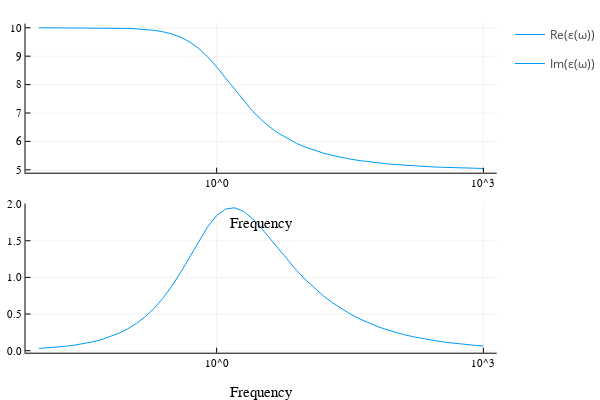

Source (notebook cell):
### Code cell
omega = exp10.(-2:.1:3)
eps_s = 10.
eps_inf = 5.
tau = 1.
beta = 0.6

m = ColeDavidson(eps_s, eps_inf, tau, beta)
ε = m.(omega)

plot(omega, [real(ε) imag(ε)], label=["Re(ε(ω))" "Im(ε(ω))"], xlabel="Frequency", layout=(2, 1), xaxis=:log10)

### Figure 1 — Plotly figure (JSON) as saved in the notebook; plotly's stock layout.template omitted (floating-point values rounded to 4 significant figures)
{"data": [{"colorbar": {"title": ""}, "legendgroup": "Re(ε(ω))", "line": {"color": "rgba(0, 154, 250, 1.000)", "dash": "solid", "shape": "linear", "width": 1}, "mode": "lines", "name": "Re(ε(ω))", "showlegend": true, "type": "scatter", "x": [0.01, 0.01259, 0.01585, 0.01995, 0.02512, 0.03162, 0.03981, 0.05012, 0.0631, 0.07943, 0.1, 0.1259, 0.1585, 0.1995, 0.2512, 0.3162, 0.3981, 0.5012, 0.631, 0.7943, 1, 1.259, 1.585, 1.995, 2.512, 3.162, 3.981, 5.012, 6.31, 7.943, 10, 12.59, 15.85, 19.95, 25.12, 31.62, 39.81, 50.12, 63.1, 79.43, 100, 125.9, 158.5, 199.5, 251.2, 316.2, 398.1, 501.2, 631.0, 794.3, 1000], "xaxis": "x1", "y": [10.0, 10.0, 9.999, 9.999, 9.998, 9.998, 9.996, 9.994, 9.99, 9.985, 9.976, 9.962, 9.941, 9.907, 9.856, 9.777, 9.661, 9.494, 9.266, 8.972, 8.619, 8.226, 7.822, 7.433, 7.078, 6.767, 6.501, 6.276, 6.087, 5.928, 5.795, 5.683, 5.588, 5.507, 5.438, 5.379, 5.329, 5.285, 5.248, 5.215, 5.187, 5.163, 5.141, 5.123, 5.107, 5.093, 5.081, 5.071, 5.061, 5.054, 5.047], "yaxis": "y1", "zmax": null, "zmin": null}, {"colorbar": {"title": ""}, "legendgroup": "Im(ε(ω))", "line": {"color": "rgba(0, 154, 250, 1.000)", "dash": "solid", "shape": "linear", "width": 1}, "mode": "lines", "name": "Im(ε(ω))", "showlegend": true, "type": "scatter", "x": [0.01, 0.01259, 0.01585, 0.01995, 0.02512, 0.03162, 0.03981, 0.05012, 0.0631, 0.07943, 0.1, 0.1259, 0.1585, 0.1995, 0.2512, 0.3162, 0.3981, 0.5012, 0.631, 0.7943, 1, 1.259, 1.585, 1.995, 2.512, 3.162, 3.981, 5.012, 6.31, 7.943, 10, 12.59, 15.85, 19.95, 25.12, 31.62, 39.81, 50.12, 63.1, 79.43, 100, 125.9, 158.5, 199.5, 251.2, 316.2, 398.1, 501.2, 631.0, 794.3, 1000], "xaxis": "x2", "y": [0.03, 0.03776, 0.04754, 0.05984, 0.07532, 0.0948, 0.1193, 0.1501, 0.1888, 0.2373, 0.2979, 0.3736, 0.4674, 0.5826, 0.7222, 0.8879, 1.078, 1.286, 1.498, 1.692, 1.844, 1.932, 1.95, 1.903, 1.805, 1.675, 1.529, 1.379, 1.233, 1.095, 0.9673, 0.8518, 0.7482, 0.6559, 0.5741, 0.502, 0.4385, 0.3829, 0.3341, 0.2914, 0.2541, 0.2215, 0.1931, 0.1683, 0.1466, 0.1277, 0.1113, 0.09695, 0.08446, 0.07357, 0.06408], "yaxis": "y2", "zmax": null, "zmin": null}], "layout": {"annotations": [], "height": 400, "legend_position": {"bgcolor": "rgba(255, 255, 255, 1.000)", "bordercolor": "rgba(0, 0, 0, 1.000)", "borderwidth": 1, "font": {"color": "rgba(0, 0, 0, 1.000)", "family": "sans-serif", "size": 11}, "title": {"font": {"color": "rgba(0, 0, 0, 1.000)", "family": "sans-serif", "size": 15}, "text": ""}, "tracegroupgap": 0, "traceorder": "normal", "x": 1, "xanchor": "auto", "y": 1, "yanchor": "auto"}, "margin": {"b": 20, "l": 0, "r": 0, "t": 20}, "paper_bgcolor": "rgba(255, 255, 255, 1.000)", "plot_bgcolor": "rgba(255, 255, 255, 1.000)", "showlegend": true, "width": 600, "xaxis1": {"anchor": "y1", "domain": [0.05101, 0.9934], "gridcolor": "rgba(0, 0, 0, 0.100)", "gridwidth": 0.5, "linecolor": "rgba(0, 0, 0, 1.000)", "mirror": false, "range": [-2.15, 3.15], "showgrid": true, "showline": true, "showticklabels": true, "tickangle": 0, "tickcolor": "rgb(0, 0, 0)", "tickfont": {"color": "rgba(0, 0, 0, 1.000)", "family": "sans-serif", "size": 11}, "tickmode": "array", "ticks": "inside", "ticktext": ["10^0", "10^3"], "tickvals": [1, 1000], "title": "Frequency", "titlefont": {"color": "rgba(0, 0, 0, 1.000)", "family": "sans-serif", "size": 15}, "type": "log", "visible": true, "zeroline": false, "zerolinecolor": "rgba(0, 0, 0, 1.000)"}, "xaxis2": {"anchor": "y2", "domain": [0.05101, 0.9934], "gridcolor": "rgba(0, 0, 0, 0.100)", "gridwidth": 0.5, "linecolor": "rgba(0, 0, 0, 1.000)", "mirror": false, "range": [-2.15, 3.15], "showgrid": true, "showline": true, "showticklabels": true, "tickangle": 0, "tickcolor": "rgb(0, 0, 0)", "tickfont": {"color": "rgba(0, 0, 0, 1.000)", "family": "sans-serif", "size": 11}, "tickmode": "array", "ticks": "inside", "ticktext": ["10^0", "10^3"], "tickvals": [1, 1000], "title": "Frequency", "titlefont": {"color": "rgba(0, 0, 0, 1.000)", "family": "sans-serif", "size": 15}, "type": "log", "visible": true, "zeroline": false, "zerolinecolor": "rgba(0, 0, 0, 1.000)"}, "yaxis1": {"anchor": "x1", "domain": [0.5758, 0.9902], "gridcolor": "rgba(0, 0, 0, 0.100)", "gridwidth": 0.5, "linecolor": "rgba(0, 0, 0, 1.000)", "mirror": false, "range": [4.898, 10.15], "showgrid": true, "showline": true, "showticklabels": true, "tickangle": 0, "tickcolor": "rgb(0, 0, 0)", "tickfont": {"color": "rgba(0, 0, 0, 1.000)", "family": "sans-serif", "size": 11}, "tickmode": "array", "ticks": "inside", "ticktext": ["5", "6", "7", "8", "9", "10"], "tickvals": [5, 6, 7, 8, 9, 10], "title": "", "titlefont": {"color": "rgba(0, 0, 0, 1.000)", "family": "sans-serif", "size": 15}, "type": "-", "visible": true, "zeroline": false, "zerolinecolor": "rgba(0, 0, 0, 1.000)"}, "yaxis2": {"anchor": "x2", "domain": [0.07581, 0.4902], "gridcolor": "rgba(0, 0, 0, 0.100)", "gridwidth": 0.5, "linecolor": "rgba(0, 0, 0, 1.000)", "mirror": false, "range": [-0.02761, 2.008], "showgrid": true, "showline": true, "showticklabels": true, "tickangle": 0, "tickcolor": "rgb(0, 0, 0)", "tickfont": {"color": "rgba(0, 0, 0, 1.000)", "family": "sans-serif", "size": 11}, "tickmode": "array", "ticks": "inside", "ticktext": ["0.0", "0.5", "1.0", "1.5", "2.0"], "tickvals": [0, 0.5, 1, 1.5, 2], "title": "", "titlefont": {"color": "rgba(0, 0, 0, 1.000)", "family": "sans-serif", "size": 15}, "type": "-", "visible": true, "zeroline": false, "zerolinecolor": "rgba(0, 0, 0, 1.000)"}}}
